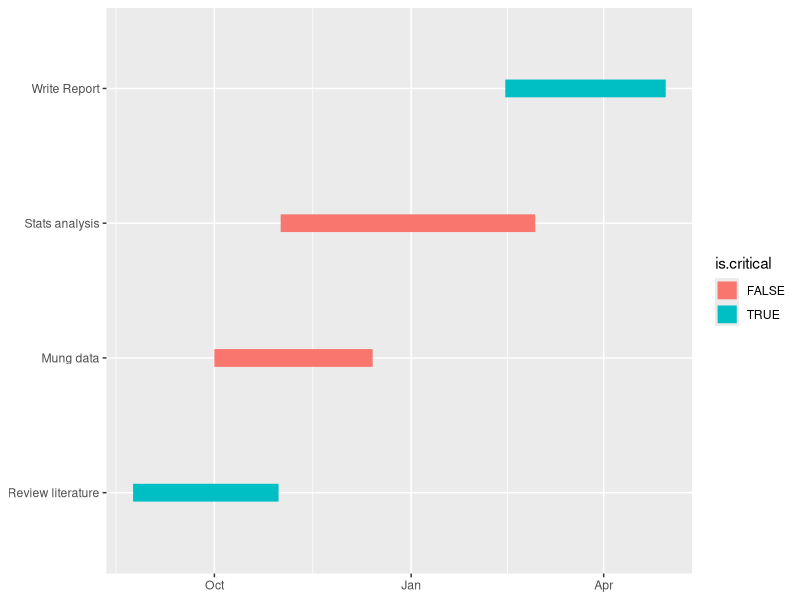
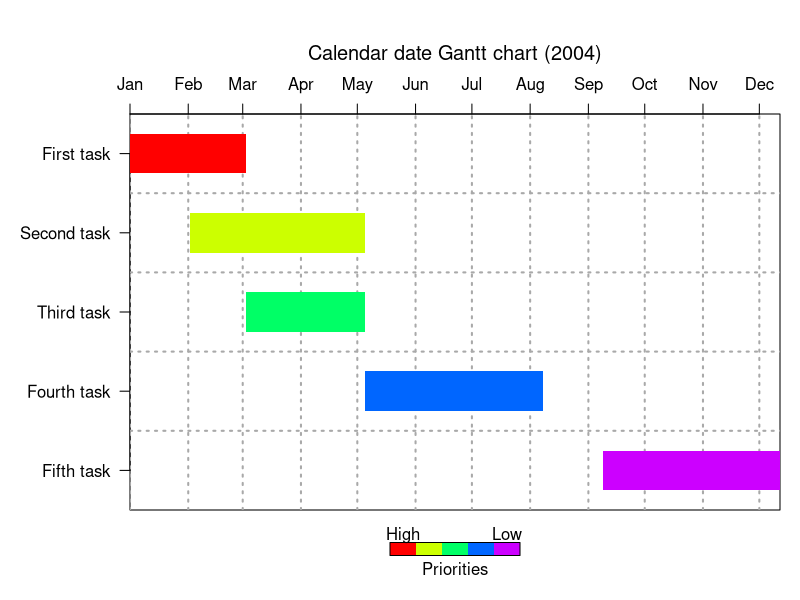
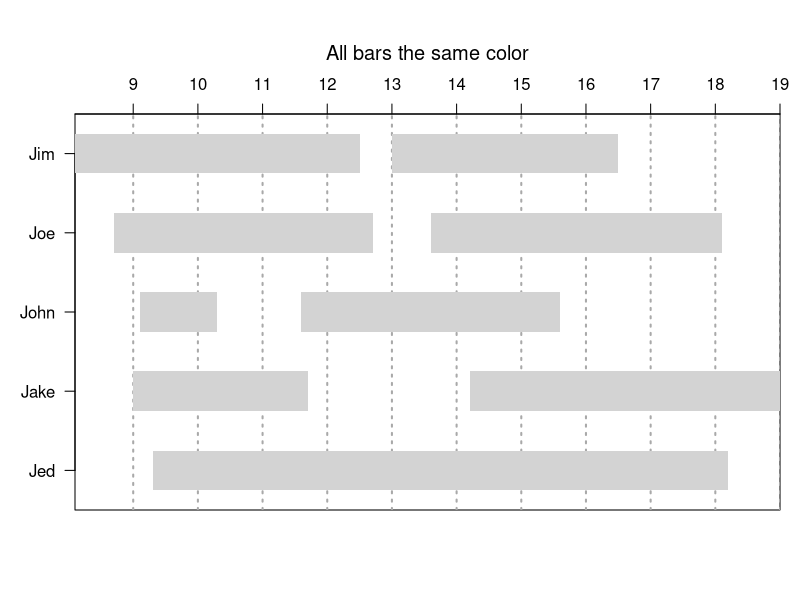
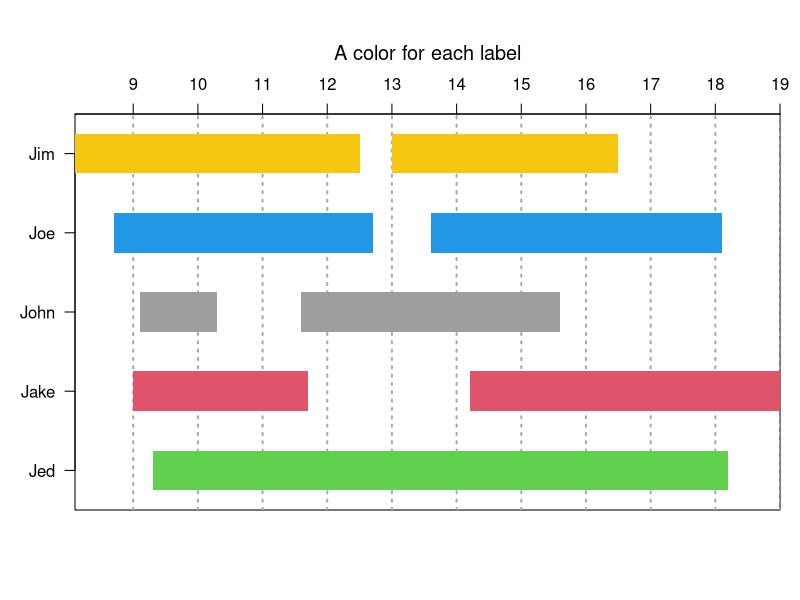
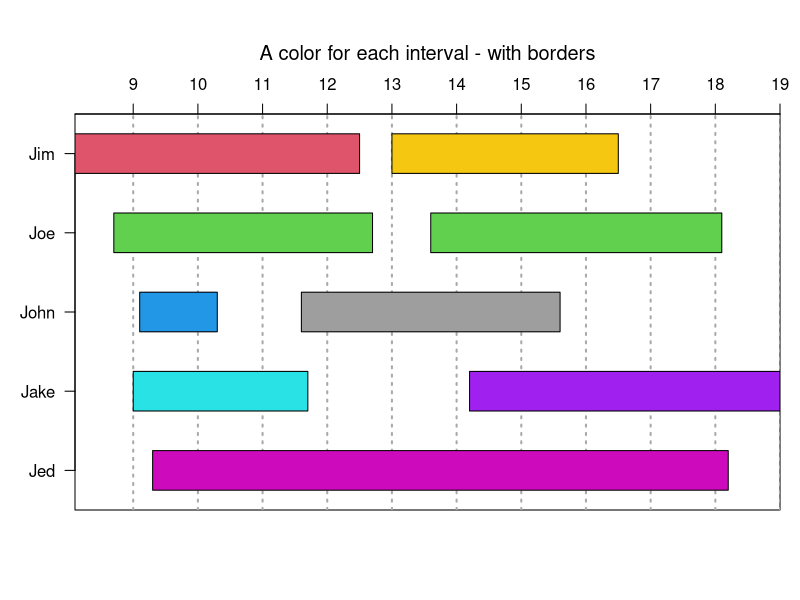

These charts were generated, in order, by the following R code:
#http://stackoverflow.com/questions/3550341/gantt-charts-with-r


# ggplot2 ---------------------------------

library(reshape2)
library(ggplot2)

tasks <- c("Review literature", "Mung data", "Stats analysis", "Write Report")
dfr <- data.frame(
  name        = factor(tasks, levels = tasks),
  start.date  = as.Date(c("2010-08-24", "2010-10-01", "2010-11-01", "2011-02-14")),
  end.date    = as.Date(c("2010-10-31", "2010-12-14", "2011-02-28", "2011-04-30")),
  is.critical = c(TRUE, FALSE, FALSE, TRUE)
)
mdfr <- melt(dfr, measure.vars = c("start.date", "end.date"))


ggplot(mdfr, aes(value, name, colour = is.critical)) + 
  geom_line(size = 6) +
  xlab(NULL) + 
  ylab(NULL)



# plotrix ---------------------------------


library(plotrix)
?gantt.chart
Ymd.format<-"%Y/%m/%d"
gantt.info<-list(labels=
                   c("First task","Second task","Third task","Fourth task","Fifth task"),
                 starts=
                   as.POSIXct(strptime(
                     c("2004/01/01","2004/02/02","2004/03/03","2004/05/05","2004/09/09"),
                     format=Ymd.format)),
                 ends=
                   as.POSIXct(strptime(
                     c("2004/03/03","2004/05/05","2004/05/05","2004/08/08","2004/12/12"),
                     format=Ymd.format)),
                 priorities=c(1,2,3,4,5))
vgridpos<-as.POSIXct(strptime(c("2004/01/01","2004/02/01","2004/03/01",
                                "2004/04/01","2004/05/01","2004/06/01","2004/07/01","2004/08/01",
                                "2004/09/01","2004/10/01","2004/11/01","2004/12/01"),format=Ymd.format))
vgridlab<-
  c("Jan","Feb","Mar","Apr","May","Jun","Jul","Aug","Sep","Oct","Nov","Dec")
gantt.chart(gantt.info,main="Calendar date Gantt chart (2004)",
            priority.legend=TRUE,vgridpos=vgridpos,vgridlab=vgridlab,hgrid=TRUE)
# if both vgidpos and vgridlab are specified,
# starts and ends don't have to be dates
info2<-list(labels=c("Jim","Joe","Jim","John","John","Jake","Joe","Jed","Jake"),
            starts=c(8.1,8.7,13.0,9.1,11.6,9.0,13.6,9.3,14.2),
            ends=c(12.5,12.7,16.5,10.3,15.6,11.7,18.1,18.2,19.0))
gantt.chart(info2,vgridlab=8:19,vgridpos=8:19,
            main="All bars the same color",taskcolors="lightgray")

gantt.chart(info2,vgridlab=8:19,vgridpos=8:19,
            main="A color for each label",taskcolors=c(2,3,7,4,8))

gantt.chart(info2,vgridlab=8:19,vgridpos=8:19,
            main="A color for each interval - with borders",
            taskcolors=c(2,3,7,4,8,5,3,6,"purple"),border.col="black")

# this is the best:-
# DiagrammeR ---------------------------------

library(DiagrammeR)

# first example using mermaid markdown language
mermaid("
gantt
dateFormat  YYYY-MM-DD
title A Very Nice Gantt Diagram

section Basic Tasks
This is completed             :done,          first_1,    2014-01-06, 2014-01-08
This is active                :active,        first_2,    2014-01-09, 3d
Do this later                 :               first_3,    after first_2, 5d
Do this after that            :               first_4,    after first_3, 5d

section Important Things
Completed, critical task      :crit, done,    import_1,   2014-01-06,24h
Also done, also critical      :crit, done,    import_2,   after import_1, 2d
Doing this important task now :crit, active,  import_3,   after import_2, 3d
Next critical task            :crit,          import_4,   after import_3, 5d

section The Extras
First extras                  :active,        extras_1,   after import_4,  3d
Second helping                :               extras_2,   after extras_1, 20h
More of the extras            :               extras_3,   after extras_1, 48h
")


df <- data.frame(task = c("task1", "task2", "task3"),
                 status = c("done", "active", "crit"),
                 pos = c("first_1", "first_2", "first_3"),
                 start = c("2014-01-06", "2014-01-09", "after first_2"),
                 end = c("2014-01-08", "3d", "5d"))


library(tidyr)
library(dplyr)
m <- mermaid(
  paste0(
    # mermaid "header", each component separated with "\n" (line break)
    "gantt", "\n", 
    "dateFormat  YYYY-MM-DD", "\n", 
    "title A Very Nice Gantt Diagram", "\n",
    # unite the first two columns (task & status) and separate them with ":"
    # then, unite the other columns and separate them with ","
    # this will create the required mermaid "body"
    paste(df %>%
            unite(i, task, status, sep = ":") %>%
            unite(j, i, pos, start, end, sep = ",") %>%
            .$j, 
          collapse = "\n"
    ), "\n"
  )
)

m

m$x$config = list(ganttConfig = list(
  axisFormatter = list(list(
    "%b %d, %Y" 
    ,htmlwidgets::JS(
      'function(d){ return d.getDay() == 1 }' 
    )
  ))
))

m
